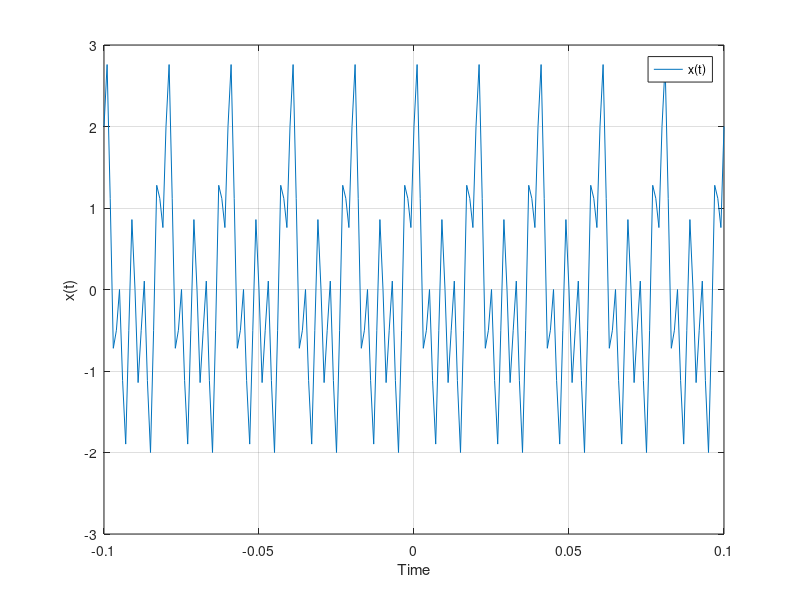

Reproduce this figure in MATLAB. (Note: this script raises an error after producing the figure.)
t=-0.1:.001:0.1; %The requested time signal interval and its step 0.001 sec)
z=cos(100*pi*t)+ cos(200*pi*t)+sin(500*pi*t);%The Signal
figure('Name','Signal Creation');
plot(t,z);
legend('x(t)');
grid on;
ylabel('x(t)');
xlabel('Time');
TITLE('G.1.2');